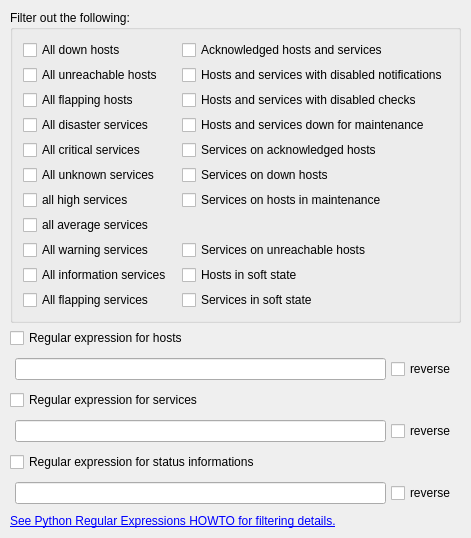
     <widget class="QWidget" name="tab_filters">
      <attribute name="title">
       <string>Filters</string>
      </attribute>
      <layout class="QGridLayout" name="gridLayout_4">
       <property name="leftMargin">
        <number>10</number>
       </property>
       <property name="topMargin">
        <number>10</number>
       </property>
       <property name="rightMargin">
        <number>10</number>
       </property>
       <property name="bottomMargin">
        <number>10</number>
       </property>
       <property name="spacing">
        <number>5</number>
       </property>
       <item row="4" column="0" rowspan="2">
        <layout class="QHBoxLayout" name="horizontalLayout_9">
         <property name="spacing">
          <number>5</number>
         </property>
         <property name="leftMargin">
          <number>5</number>
         </property>
         <property name="topMargin">
          <number>5</number>
         </property>
         <property name="rightMargin">
          <number>5</number>
         </property>
         <property name="bottomMargin">
          <number>5</number>
         </property>
         <item>
          <widget class="QLineEdit" name="input_lineedit_re_host_pattern">
           <property name="sizePolicy">
            <sizepolicy hsizetype="Expanding" vsizetype="Fixed">
             <horstretch>0</horstretch>
             <verstretch>0</verstretch>
            </sizepolicy>
           </property>
          </widget>
         </item>
         <item>
          <widget class="QCheckBox" name="input_checkbox_re_host_reverse">
           <property name="text">
            <string>reverse</string>
           </property>
          </widget>
         </item>
        </layout>
       </item>
       <item row="15" column="0">
        <widget class="QLabel" name="label_python_re">
         <property name="text">
          <string>&lt;a href=http://docs.python.org/howto/regex.html&gt;See Python Regular Expressions HOWTO for filtering details.&lt;/a&gt;</string>
         </property>
         <property name="openExternalLinks">
          <bool>true</bool>
         </property>
         <property name="textInteractionFlags">
          <set>Qt::TextBrowserInteraction</set>
         </property>
        </widget>
       </item>
       <item row="16" column="0">
        <spacer name="verticalSpacer_5">
         <property name="orientation">
          <enum>Qt::Vertical</enum>
         </property>
         <property name="sizeHint" stdset="0">
          <size>
           <width>0</width>
           <height>0</height>
          </size>
         </property>
        </spacer>
       </item>
       <item row="11" column="0">
        <widget class="QCheckBox" name="input_checkbox_re_status_information_enabled">
         <property name="text">
          <string>Regular expression for status informations</string>
         </property>
        </widget>
       </item>
       <item row="8" column="0">
        <widget class="QCheckBox" name="input_checkbox_re_service_enabled">
         <property name="text">
          <string>Regular expression for services</string>
         </property>
        </widget>
       </item>
       <item row="1" column="0">
        <widget class="QGroupBox" name="groupbox_filters">
         <property name="title">
          <string>Filter out the following:</string>
         </property>
         <layout class="QGridLayout" name="gridLayout_5">
          <property name="leftMargin">
           <number>10</number>
          </property>
          <property name="topMargin">
           <number>10</number>
          </property>
          <property name="rightMargin">
           <number>10</number>
          </property>
          <property name="bottomMargin">
           <number>10</number>
          </property>
          <property name="horizontalSpacing">
           <number>10</number>
          </property>
          <property name="verticalSpacing">
           <number>5</number>
          </property>
          <item row="0" column="0">
           <widget class="QCheckBox" name="input_checkbox_filter_all_down_hosts">
            <property name="text">
             <string>All down hosts</string>
            </property>
           </widget>
          </item>
          <item row="1" column="0">
           <widget class="QCheckBox" name="input_checkbox_filter_all_unreachable_hosts">
            <property name="text">
             <string>All unreachable hosts</string>
            </property>
           </widget>
          </item>
          <item row="2" column="0">
           <widget class="QCheckBox" name="input_checkbox_filter_all_flapping_hosts">
            <property name="text">
             <string>All flapping hosts</string>
            </property>
           </widget>
          </item>
          <item row="3" column="0">
           <widget class="QCheckBox" name="input_checkbox_filter_all_disaster_services">
            <property name="text">
             <string>All disaster services</string>
            </property>
           </widget>
          </item>
          <item row="4" column="0">
           <widget class="QCheckBox" name="input_checkbox_filter_all_critical_services">
            <property name="text">
             <string>All critical services</string>
            </property>
           </widget>
          </item>
          <item row="5" column="0">
           <widget class="QCheckBox" name="input_checkbox_filter_all_unknown_services">
            <property name="text">
             <string>All unknown services</string>
            </property>
           </widget>
          </item>
          <item row="6" column="0">
           <widget class="QCheckBox" name="input_checkbox_filter_all_high_services">
            <property name="text">
             <string>all high services</string>
            </property>
           </widget>
          </item>
          <item row="7" column="0">
           <widget class="QCheckBox" name="input_checkbox_filter_all_average_services">
            <property name="text">
             <string>all average services</string>
            </property>
           </widget>
          </item>
          <item row="8" column="0">
           <widget class="QCheckBox" name="input_checkbox_filter_all_warning_services">
            <property name="text">
             <string>All warning services</string>
            </property>
           </widget>
          </item>
          <item row="9" column="0">
           <widget class="QCheckBox" name="input_checkbox_filter_all_information_services">
            <property name="text">
             <string>All information services</string>
            </property>
           </widget>
          </item>
          <item row="10" column="0">
           <widget class="QCheckBox" name="input_checkbox_filter_all_flapping_services">
            <property name="text">
             <string>All flapping services</string>
            </property>
           </widget>
          </item>
          <item row="0" column="1">
           <widget class="QCheckBox" name="input_checkbox_filter_acknowledged_hosts_services">
            <property name="text">
             <string>Acknowledged hosts and services</string>
            </property>
           </widget>
          </item>
          <item row="1" column="1">
           <widget class="QCheckBox" name="input_checkbox_filter_hosts_services_disabled_notifications">
            <property name="text">
             <string>Hosts and services with disabled notifications</string>
            </property>
           </widget>
          </item>
          <item row="2" column="1">
           <widget class="QCheckBox" name="input_checkbox_filter_hosts_services_disabled_checks">
            <property name="text">
             <string>Hosts and services with disabled checks</string>
            </property>
           </widget>
          </item>
          <item row="3" column="1">
           <widget class="QCheckBox" name="input_checkbox_filter_hosts_services_maintenance">
            <property name="text">
             <string>Hosts and services down for maintenance</string>
            </property>
           </widget>
          </item>
          <item row="4" column="1">
           <widget class="QCheckBox" name="input_checkbox_filter_services_on_acknowledged_hosts">
            <property name="text">
             <string>Services on acknowledged hosts</string>
            </property>
           </widget>
          </item>
          <item row="5" column="1">
           <widget class="QCheckBox" name="input_checkbox_filter_services_on_down_hosts">
            <property name="text">
             <string>Services on down hosts</string>
            </property>
           </widget>
          </item>
          <item row="6" column="1">
           <widget class="QCheckBox" name="input_checkbox_filter_services_on_hosts_in_maintenance">
            <property name="text">
             <string>Services on hosts in maintenance</string>
            </property>
           </widget>
          </item>
          <item row="8" column="1">
           <widget class="QCheckBox" name="input_checkbox_filter_services_on_unreachable_hosts">
            <property name="text">
             <string>Services on unreachable hosts</string>
            </property>
           </widget>
          </item>
          <item row="9" column="1">
           <widget class="QCheckBox" name="input_checkbox_filter_hosts_in_soft_state">
            <property name="text">
             <string>Hosts in soft state</string>
            </property>
           </widget>
          </item>
          <item row="10" column="1">
           <widget class="QCheckBox" name="input_checkbox_filter_services_in_soft_state">
            <property name="text">
             <string>Services in soft state</string>
            </property>
           </widget>
          </item>
         </layout>
        </widget>
       </item>
       <item row="3" column="0">
        <widget class="QCheckBox" name="input_checkbox_re_host_enabled">
         <property name="text">
          <string>Regular expression for hosts</string>
         </property>
        </widget>
       </item>
       <item row="12" column="0" rowspan="2">
        <layout class="QHBoxLayout" name="horizontalLayout_11">
         <property name="spacing">
          <number>5</number>
         </property>
         <property name="leftMargin">
          <number>5</number>
         </property>
         <property name="topMargin">
          <number>5</number>
         </property>
         <property name="rightMargin">
          <number>5</number>
         </property>
         <property name="bottomMargin">
          <number>5</number>
         </property>
         <item>
          <widget class="QLineEdit" name="input_lineedit_re_status_information_pattern"/>
         </item>
         <item>
          <widget class="QCheckBox" name="input_checkbox_re_status_information_reverse">
           <property name="text">
            <string>reverse</string>
           </property>
          </widget>
         </item>
        </layout>
       </item>
       <item row="9" column="0" rowspan="2">
        <layout class="QHBoxLayout" name="horizontalLayout_10">
         <property name="spacing">
          <number>5</number>
         </property>
         <property name="leftMargin">
          <number>5</number>
         </property>
         <property name="topMargin">
          <number>5</number>
         </property>
         <property name="rightMargin">
          <number>5</number>
         </property>
         <property name="bottomMargin">
          <number>5</number>
         </property>
         <item>
          <widget class="QLineEdit" name="input_lineedit_re_service_pattern"/>
         </item>
         <item>
          <widget class="QCheckBox" name="input_checkbox_re_service_reverse">
           <property name="text">
            <string>reverse</string>
           </property>
          </widget>
         </item>
        </layout>
       </item>
      </layout>
     </widget>
